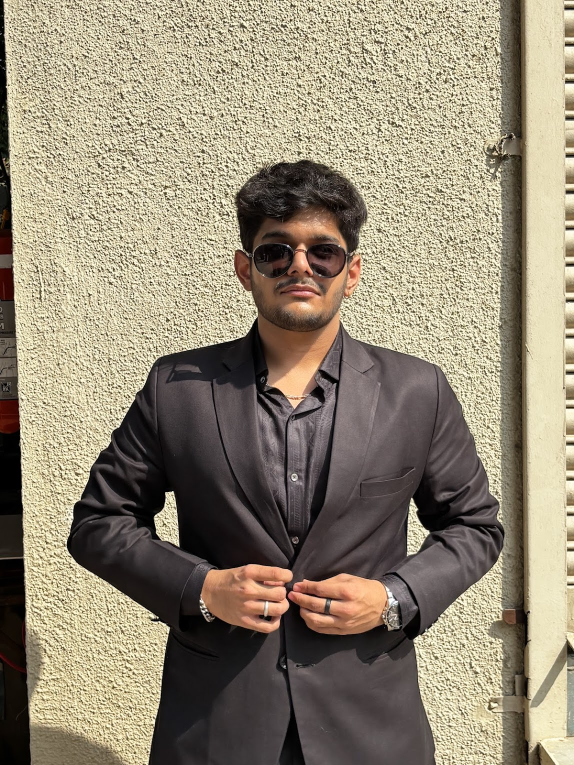
#> input picture authorized_faces/harsh/harsh_002.jpg, 1148 x 1530 px, given in place of the camera (shown at 1/2 size)
$ python train_faces.py authorized_faces/harsh/harsh_002.jpg
#> lines starting #> are read from the running program, lines starting #| are printed output that depends on the picture; after the words box and inside, x2 and y2 are one past the last pixel; in counts of white or black regions, pixels touching at a corner belong together
#> the answer given: 1
# ============================================================
# FILE: train_faces.py
# PURPOSE: Collect, augment, train, and evaluate the LBPH
#          face recognizer for authorized personnel.
#
# WORKFLOW:
#   Step 1  →  Capture new face photos via webcam
#   Step 2  →  Augment existing photos (flip, brighten, blur…)
#   Step 3  →  Train LBPH model and save face_model.xml
#   Step 4  →  Evaluate: live confidence readout on webcam
#
# RUN:
#   python train_faces.py          ← interactive menu
#   python train_faces.py --train  ← train only (skip capture)
#   python train_faces.py --eval   ← evaluate only
# ============================================================

import cv2
import numpy as np
import os
import sys
import time
import pickle

# ── CONFIG ───────────────────────────────────────────────────
FACES_DIR   = "authorized_faces"   # Root folder for all persons
MODEL_PATH  = "face_model.xml"     # Output LBPH model
NAMES_PATH  = "name_dict.pkl"      # Maps label int → name str
IMG_SIZE    = (100, 100)           # All face crops resized to this
MIN_IMAGES  = 30                   # Warn if a person has fewer
CAPTURE_N   = 50                   # Photos to capture per session
CONFIDENCE_THRESHOLD = 80          # < 80 = recognized (LBPH metric)

face_cascade = cv2.CascadeClassifier(
    cv2.data.haarcascades + 'haarcascade_frontalface_default.xml'
)


# ════════════════════════════════════════════════════════════
# STEP 1 — CAPTURE NEW FACE PHOTOS
# ════════════════════════════════════════════════════════════
def capture_faces():
    """
    Opens webcam and lets user capture CAPTURE_N face photos.
    Saves crops (face-only, grayscale) into authorized_faces/<name>/

    Tips for best model accuracy:
    - Look directly at camera for first 15 shots
    - Slightly tilt left, right, up, down
    - Try with / without glasses
    - Vary distance (close, medium, far)
    - Different lighting if possible
    """
    name = input("\nEnter person name (e.g. HARSH): ").strip().upper()
#> the answer given: authorized_faces/chaitanya/chaitanya_001.jpg
    if not name:
        print("Name cannot be empty.")
        return

    save_dir = os.path.join(FACES_DIR, name.lower())
    os.makedirs(save_dir, exist_ok=True)

    # Count existing images
    existing = len([f for f in os.listdir(save_dir)
                    if f.lower().endswith(('.jpg', '.png', '.jpeg'))])
    start_idx = existing

    print(f"\n  Saving to      : {save_dir}/")
    print(f"  Existing images: {existing}")
    print(f"  Will capture   : {CAPTURE_N} more")
    print()
    print("  TIPS: Look straight → tilt left → right → up → down")
    print("  SPACE = capture frame    Q = quit early\n")

    cam   = cv2.VideoCapture(0)
    count = 0

    while count < CAPTURE_N:
        ret, frame = cam.read()
#> frame is the input picture: shape (1530, 1148, 3); mean B, G, R 117.4, 137.3, 147.5
        if not ret:
            break

        gray  = cv2.cvtColor(frame, cv2.COLOR_BGR2GRAY)
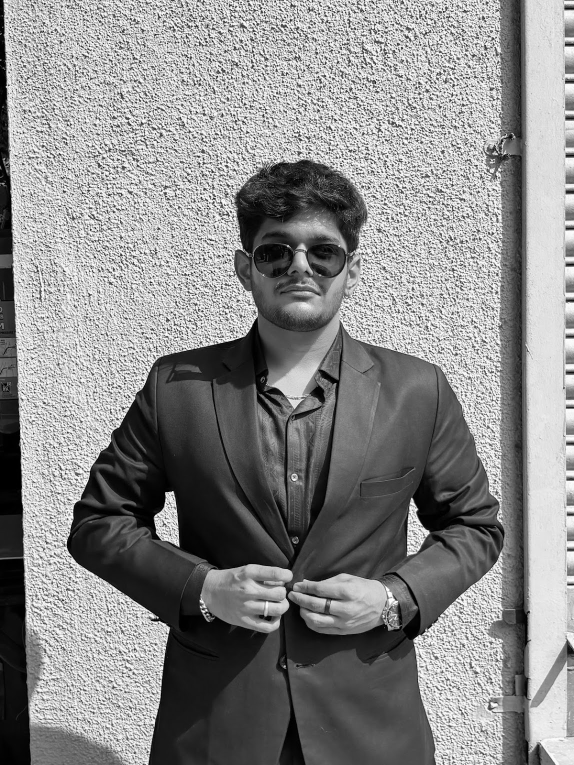
#> gray: shape (1530, 1148) (shown at 1/2 size); min 0, max 255, mean 138.1
        faces = face_cascade.detectMultiScale(gray, 1.1, 5, minSize=(60, 60))
#> faces = [[455, 399, 289, 289], [787, 1189, 285, 285]]

        # Draw detection box
        for (x, y, w, h) in faces:
            cv2.rectangle(frame, (x, y), (x+w, y+h), (0, 255, 0), 2)
#> this loop made 2 passes
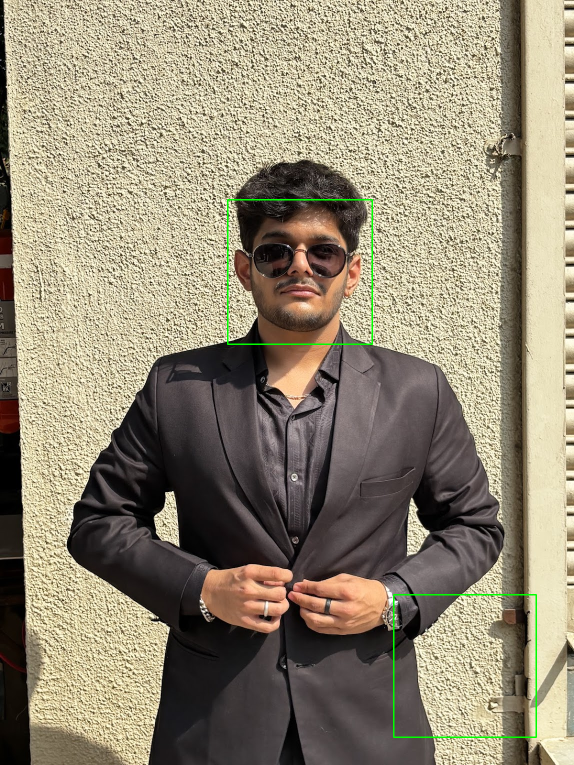
#> frame: shape (1530, 1148, 3) (shown at 1/2 size); 0.39% of pixels changed, all inside (x1, y1, x2, y2) = (454, 398, 1074, 1476)

        # HUD
        cv2.putText(frame, f"Person : {name}", (10, 30),
                    cv2.FONT_HERSHEY_SIMPLEX, 0.7, (0, 255, 0), 2)
        cv2.putText(frame, f"Saved  : {count}/{CAPTURE_N}", (10, 60),
                    cv2.FONT_HERSHEY_SIMPLEX, 0.7, (0, 255, 0), 2)
        face_status = f"Face detected ({len(faces)})" if len(faces) > 0 else "NO FACE — move closer"
#> face_status = 'Face detected (2)'
        cv2.putText(frame, face_status, (10, 90),
                    cv2.FONT_HERSHEY_SIMPLEX, 0.6,
                    (0, 255, 0) if len(faces) > 0 else (0, 0, 255), 2)
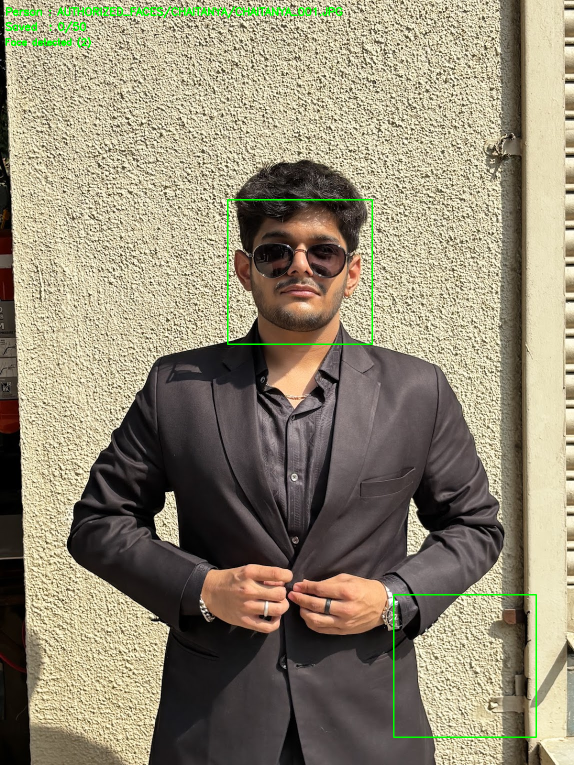
#> frame: shape (1530, 1148, 3) (shown at 1/2 size); mean B, G, R 116.3, 138, 146.1
        cv2.putText(frame, "SPACE=capture  Q=quit", (10, frame.shape[0] - 15),
                    cv2.FONT_HERSHEY_SIMPLEX, 0.5, (200, 200, 200), 1)
#> frame: shape (1530, 1148, 3); 0.02% of pixels changed, all inside (x1, y1, x2, y2) = (12, 1504, 201, 1520)

        cv2.imshow(f"Capture — {name}", frame)
        key = cv2.waitKey(1)
#> (key q is pressed here)

        if key == ord(' '):
            if len(faces) == 0:
                print("  No face detected — skipping")
                continue
            # Save the FACE CROP (not full frame) — better training signal
            x, y, w, h = faces[0]
            face_crop  = gray[y:y+h, x:x+w]
            face_crop  = cv2.resize(face_crop, IMG_SIZE)
            filename   = os.path.join(save_dir, f"{name.lower()}_{start_idx + count:03d}.jpg")
            cv2.imwrite(filename, face_crop)
            count += 1
            print(f"  [{count:02d}/{CAPTURE_N}] Saved → {filename}")

        elif key == ord('q'):
            break

    cam.release()
    cv2.destroyAllWindows()
    print(f"\n  Captured {count} photos for {name}")
    print(f"  Total in folder: {existing + count}")
    if existing + count < MIN_IMAGES:
        print(f"  ⚠ Recommended: at least {MIN_IMAGES} photos for good accuracy.")
    print("\n  Run Step 2 (augment) then Step 3 (train) from the menu.\n")


# ════════════════════════════════════════════════════════════
# STEP 2 — DATA AUGMENTATION
# ════════════════════════════════════════════════════════════
# [230 lines left out: functions augment_dataset, _add_noise, train_model, evaluate_model, not called in this run]


# ════════════════════════════════════════════════════════════
# DATASET STATUS
# ════════════════════════════════════════════════════════════
def dataset_status():
    """Print a summary of the current dataset."""
    print("\n  ── Dataset Status ──────────────────────────────────")
    if not os.path.exists(FACES_DIR):
        print(f"  {FACES_DIR}/ not found.\n")
        return

    total_images = 0
    for person in sorted(os.listdir(FACES_DIR)):
        person_dir = os.path.join(FACES_DIR, person)
        if not os.path.isdir(person_dir):
            continue
        imgs = [f for f in os.listdir(person_dir)
                if f.lower().endswith(('.jpg', '.png', '.jpeg'))]
        originals  = [f for f in imgs if "_aug" not in f]
        augmented  = [f for f in imgs if "_aug" in f]
        status     = "✅" if len(imgs) >= MIN_IMAGES else "⚠ needs more"
        total_images += len(imgs)
        print(f"  {person.upper():<15} {len(originals):>3} originals  "
              f"{len(augmented):>3} augmented  "
              f"= {len(imgs):>3} total  {status}")

    model_status = "✅ exists" if os.path.exists(MODEL_PATH) else "❌ not trained yet"
    print(f"\n  Total images    : {total_images}")
    print(f"  Model ({MODEL_PATH}): {model_status}\n")


# ════════════════════════════════════════════════════════════
# MAIN MENU
# ════════════════════════════════════════════════════════════
def main():
    # Handle CLI flags
    if "--train" in sys.argv:
        dataset_status()
        train_model()
        return
    if "--eval" in sys.argv:
        evaluate_model()
        return
    if "--augment" in sys.argv:
        augment_dataset()
        return
    if "--status" in sys.argv:
        dataset_status()
        return

    # Interactive menu
    while True:
        print("\n" + "=" * 55)
        print("  ARGUS SENTINEL — Face Recognition Training Tool")
        print("=" * 55)
        dataset_status()
        print("  1. Capture new face photos (webcam)")
        print("  2. Augment existing photos (5× dataset)")
        print("  3. Train LBPH model")
        print("  4. Evaluate model (live webcam test)")
        print("  5. Full pipeline (augment → train → evaluate)")
        print("  0. Exit")
        print("=" * 55)

        choice = input("  Select option: ").strip()

        if choice == '1':
            capture_faces()
        elif choice == '2':
            augment_dataset()
        elif choice == '3':
            train_model()
        elif choice == '4':
            evaluate_model()
        elif choice == '5':
            print("\n  Running full pipeline...")
            augment_dataset()
            ok = train_model()
            if ok:
                evaluate_model()
        elif choice == '0':
            print("  Exiting.\n")
            break
        else:
            print("  Invalid choice.")


if __name__ == "__main__":
#> (the run stopped early here; a loop or call above may not have finished)
